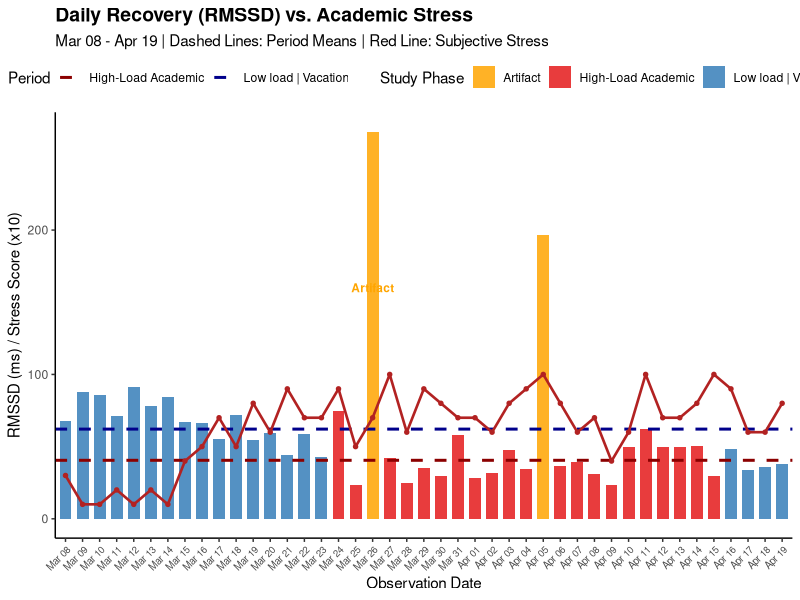
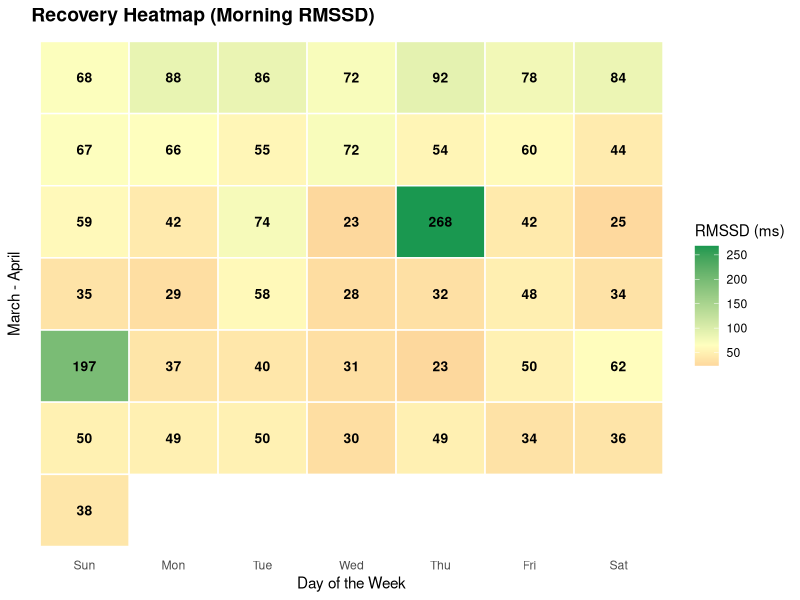
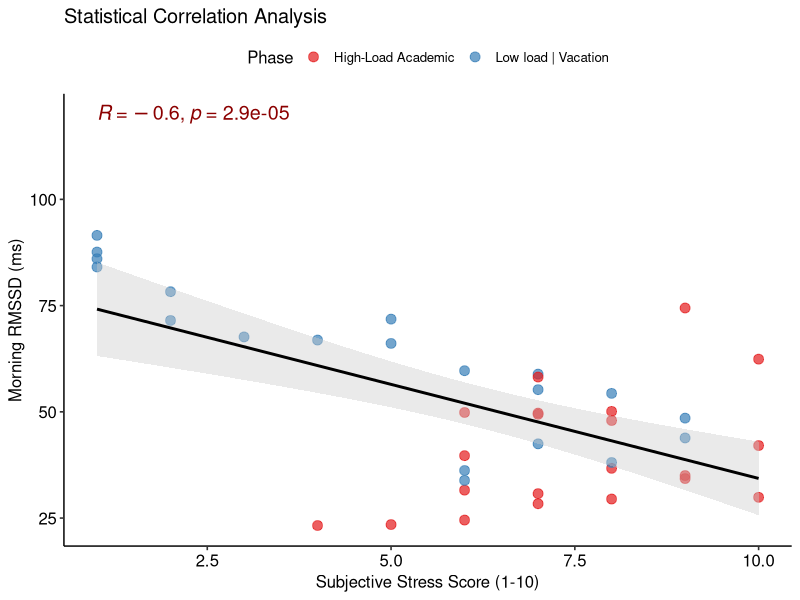

Source code (R) for these figures, in order:
rm(list = ls())

library(tidyverse)
library(lubridate)
library(readxl)
library(ggpubr)

# Sry my system is in another language, this line is to make sure it runs under English
Sys.setlocale("LC_TIME", "English")

# Data Acquisition
# Load raw Excel data without headers
raw_data <- read_excel("data.xlsx", col_names = FALSE)

# Extract date headers and stress scores from the first two rows
dates_raw <- as.character(unlist(raw_data[1, ]))
stress_raw <- as.numeric(as.character(unlist(raw_data[2, ])))

# Create a mapping table to handle excel's numeric date format
mapping_table <- tibble(col_name = dates_raw, stress_val = stress_raw) %>%
  mutate(clean_date = if_else(str_detect(col_name, "^[0-9]+$"),
                              as.Date(as.numeric(col_name), origin = "1899-12-30"),
                              ymd(col_name)))

# Extract RR interval data 
rr_data <- raw_data[-(1:2), ] 
colnames(rr_data) <- dates_raw 

# Data Processing & Metric Calculation
df_final <- rr_data %>%
  pivot_longer(cols = everything(), names_to = "time_raw", values_to = "rr_value") %>%
  filter(!is.na(rr_value)) %>%
  mutate(rr_value = as.numeric(rr_value)) %>%
  # Calculate RMSSD
  group_by(time_raw) %>%
  summarise(RMSSD = sqrt(mean(diff(rr_value)^2, na.rm = TRUE)), .groups = 'drop') %>%
  # Join with table
  left_join(mapping_table, by = c("time_raw" = "col_name")) %>%
  mutate(Date = as.Date(clean_date)) %>%
  rename(Stress_Score = stress_val) %>%
  # Fill dates (Mar 08 to Apr 19)
  complete(Date = seq(as.Date("2026-03-08"), as.Date("2026-04-19"), by = "day")) %>%
  mutate(
    # Categorize study phases and artifacts
    Display_Category = case_when(
      RMSSD > 150 | Date %in% as.Date(c("2026-03-26", "2026-04-05")) ~ "Artifact",
      Date >= as.Date("2026-03-24") & Date <= as.Date("2026-04-15") ~ "High-Load Academic",
      TRUE ~ "Low load | Vacation"
    ),
    Period = if_else(Display_Category == "High-Load Academic", "High-Load Academic", "Low load | Vacation"),
    Date_Label = factor(format(Date, "%b %d"), levels = unique(format(Date, "%b %d")))
  )

# Calculate phase means for baseline comparison (excluding artifacts)
phase_means <- df_final %>%
  filter(Display_Category != "Artifact", !is.na(RMSSD)) %>%
  group_by(Period) %>%
  summarise(m = mean(RMSSD))

# Visualization 1
plot_bar <- ggplot(df_final, aes(x = Date_Label, y = RMSSD)) +
  # Bar plot for RMSSD recovery levels
  geom_col(aes(fill = Display_Category), width = 0.7, alpha = 0.85) +
  # Dashed lines representing mean values for each period
  geom_hline(data = phase_means, aes(yintercept = m, color = Period), linetype = "dashed", linewidth = 1) +
  # Secondary Y-axis overlay (Subjective Stress Score)
  geom_line(aes(y = Stress_Score * 10, group = 1), color = "firebrick", linewidth = 0.9, na.rm = TRUE) +
  geom_point(aes(y = Stress_Score * 10), color = "firebrick", size = 1.2, na.rm = TRUE) +
  # Color mapping for different study phases
  scale_fill_manual(values = c(
    "High-Load Academic" = "#E41A1C", 
    "Low load | Vacation" = "#377EB8", 
    "Artifact" = "orange"
  )) +
  scale_color_manual(values = c(
    "High-Load Academic" = "darkred", 
    "Low load | Vacation" = "darkblue"
  )) +
  annotate("text", x = "Mar 26", y = 160, label = "Artifact", color = "orange", fontface = "bold", size = 3) +
  theme_classic() +
  theme(axis.text.x = element_text(angle = 45, hjust = 1, size = 7),
        legend.position = "top",
        plot.title = element_text(face = "bold", size = 14)) +
  labs(title = "Daily Recovery (RMSSD) vs. Academic Stress",
       subtitle = "Mar 08 - Apr 19 | Dashed Lines: Period Means | Red Line: Subjective Stress",
       x = "Observation Date", y = "RMSSD (ms) / Stress Score (x10)",
       fill = "Study Phase")

# Visualization 2
df_heatmap <- df_final %>%
  mutate(
    Weekday = wday(Date, label = TRUE, abbr = TRUE, week_start = 7),
    Week_Index = floor(as.numeric(Date - min(Date)) / 7) + 1
  )

plot_heatmap <- ggplot(df_heatmap, aes(x = Weekday, y = factor(Week_Index, levels = rev(sort(unique(Week_Index)))), fill = RMSSD)) +
  geom_tile(color = "white", linewidth = 0.5) +
  geom_text(aes(label = ifelse(is.na(RMSSD), "", round(RMSSD, 0))), size = 3.5, fontface = "bold") +
  # Gradient scale: Red (Low HRV) to Green (High HRV)
  scale_fill_gradient2(low = "#d73027", mid = "#ffffbf", high = "#1a9850", midpoint = 65, na.value = "grey90") +
  theme_minimal() +
  theme(panel.grid = element_blank(), axis.text.y = element_blank(),
        plot.title = element_text(face = "bold", size = 14)) +
  labs(title = "Recovery Heatmap (Morning RMSSD)",
       x = "Day of the Week", y = "March - April", fill = "RMSSD (ms)")

# Visualization 3
# Filter data to include only valid data points
stats_data <- df_final %>% 
  filter(Display_Category != "Artifact", !is.na(RMSSD), !is.na(Stress_Score))

plot_corr <- ggplot(stats_data, aes(x = Stress_Score, y = RMSSD)) +
  geom_point(aes(color = Display_Category), size = 3, alpha = 0.7) +
  # Linear regression model with confidence interval
  geom_smooth(method = "lm", color = "black", linetype = "solid", se = TRUE, fill = "grey80") +
  stat_cor(method = "pearson", label.x = 1, label.y = 120, size = 5, color = "darkred") +
  scale_color_manual(values = c("High-Load Academic" = "#E41A1C", "Low load | Vacation" = "#377EB8")) +
  theme_pubr() +
  labs(title = "Statistical Correlation Analysis",
       x = "Subjective Stress Score (1-10)", y = "Morning RMSSD (ms)",
       color = "Phase")


# Display all plots
print(plot_bar)
print(plot_heatmap)
print(plot_corr)

# Pearson correlation coefficients
print(cor.test(stats_data$RMSSD, stats_data$Stress_Score))
